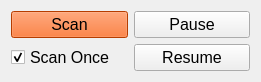
   <widget class="QWidget" name="layoutWidget">
    <property name="geometry">
     <rect>
      <x>760</x>
      <y>440</y>
      <width>261</width>
      <height>70</height>
     </rect>
    </property>
    <layout class="QGridLayout" name="gridLayout_4">
     <item row="0" column="0">
      <widget class="QPushButton" name="scan_Button">
       <property name="font">
        <font>
         <pointsize>12</pointsize>
        </font>
       </property>
       <property name="styleSheet">
        <string notr="true">background-color: rgb(255, 85, 0);</string>
       </property>
       <property name="text">
        <string>Scan</string>
       </property>
       <property name="checkable">
        <bool>true</bool>
       </property>
      </widget>
     </item>
     <item row="1" column="0">
      <widget class="QCheckBox" name="scan_once">
       <property name="font">
        <font>
         <pointsize>12</pointsize>
        </font>
       </property>
       <property name="text">
        <string>Scan Once</string>
       </property>
       <property name="checked">
        <bool>true</bool>
       </property>
      </widget>
     </item>
     <item row="0" column="1">
      <widget class="QPushButton" name="pause_Button">
       <property name="font">
        <font>
         <pointsize>12</pointsize>
        </font>
       </property>
       <property name="text">
        <string>Pause</string>
       </property>
       <property name="checkable">
        <bool>true</bool>
       </property>
       <attribute name="buttonGroup">
        <string>buttonGroup</string>
       </attribute>
      </widget>
     </item>
     <item row="1" column="1">
      <widget class="QPushButton" name="resume_Button">
       <property name="font">
        <font>
         <pointsize>12</pointsize>
        </font>
       </property>
       <property name="text">
        <string>Resume</string>
       </property>
       <property name="checkable">
        <bool>true</bool>
       </property>
       <attribute name="buttonGroup">
        <string>buttonGroup</string>
       </attribute>
      </widget>
     </item>
    </layout>
   </widget>
